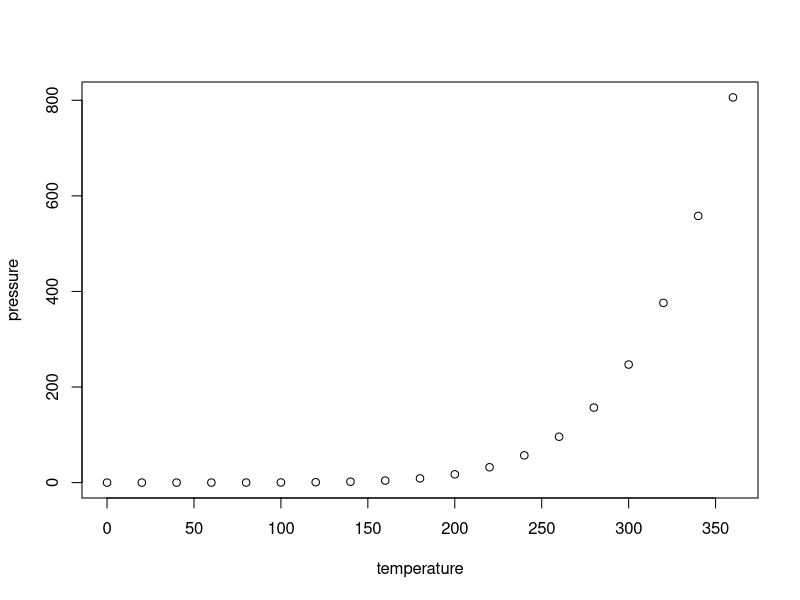
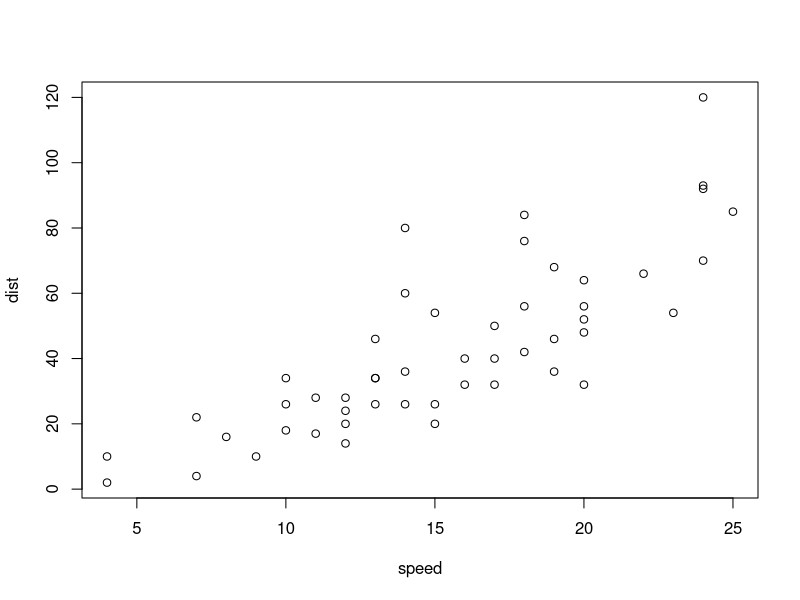
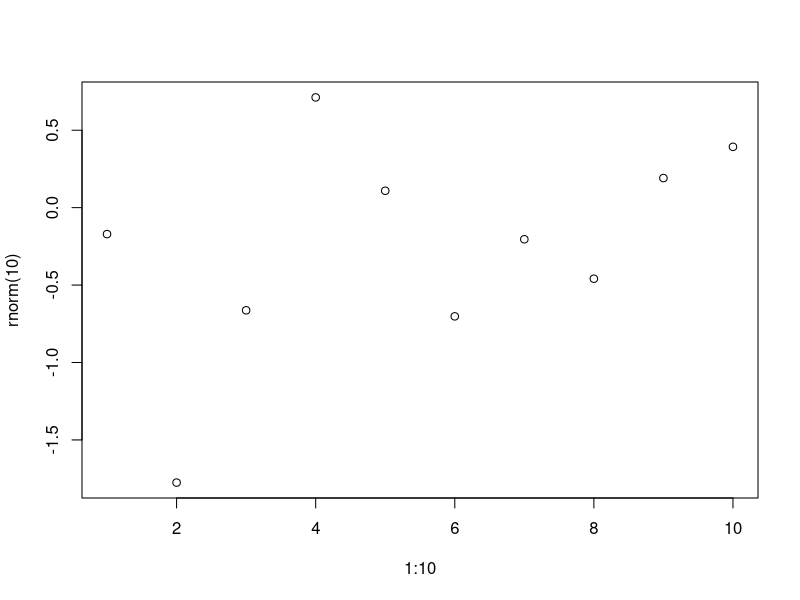
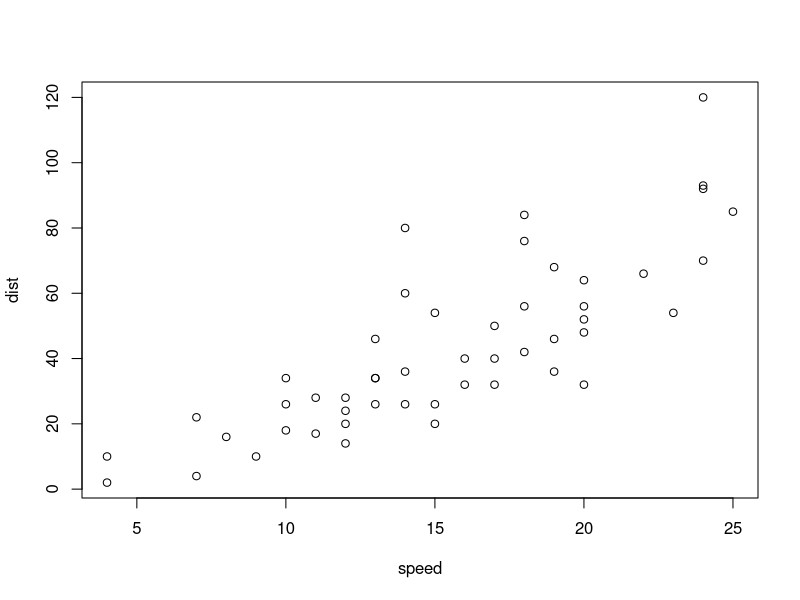
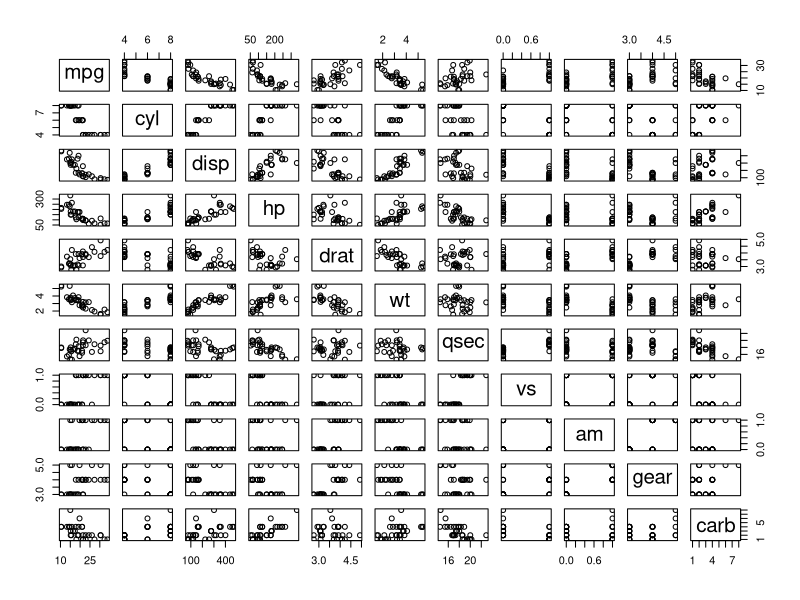
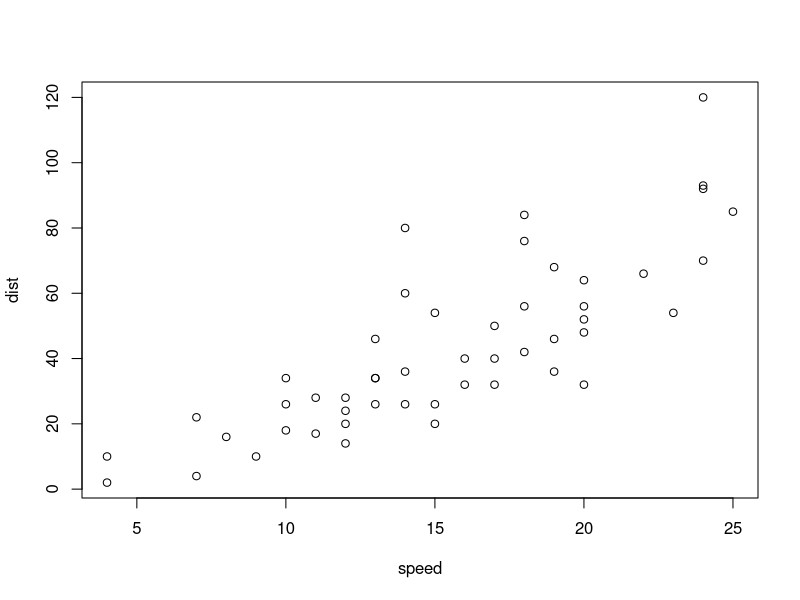
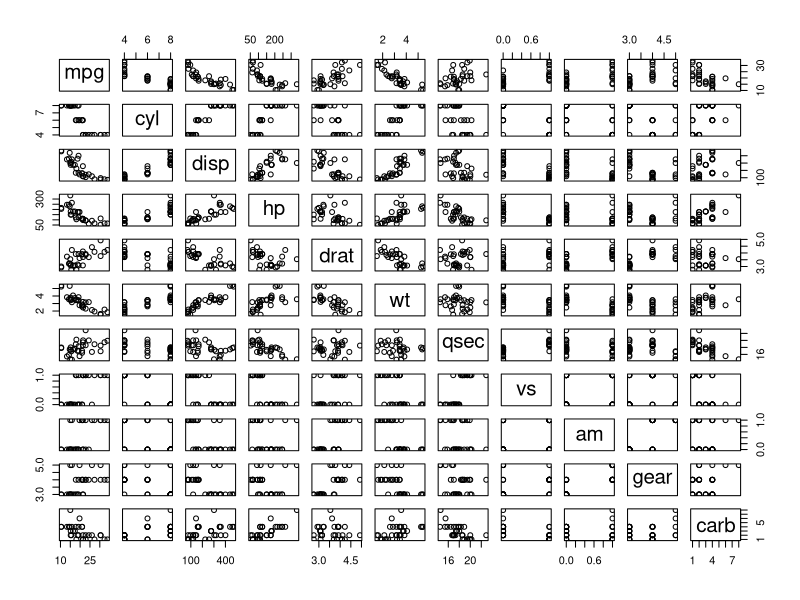
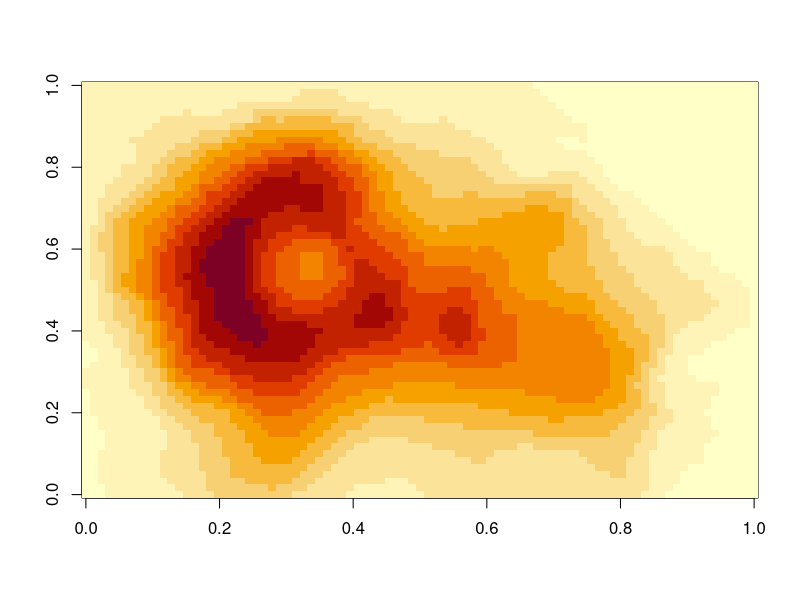

Write R code to recreate these figures, in order.
## ---- chunk 1
#| panzoom: true
#| label: fig-r-sub
#| layout-ncol: 2
#| fig-alt:
#|   - "Scatter plot of vapor pressure rising steeply with temperature"
#|   - "Scatter plot of stopping distance against speed for 50 cars"
#| fig-cap: >-
#|   Vapor pressure of mercury, and stopping distances of cars.
#| fig-subcap: ["Pressure", "Cars"]

plot(pressure)
plot(cars)
## ---- chunk 2
#| panzoom:
#|   group: r-graph
#|   description: Ten random points.
#| fig-alt: "Scatter plot of ten random points"
#| fig-cap: >-
#|   Ten random points against their index.

plot(1:10, rnorm(10))
## ---- chunk 3
#| lightbox:
#|   group: r-graph
#|   description: Stopping distance against speed.
#| fig-alt: "Scatter plot of stopping distance against speed for 50 cars"
#| fig-cap: "Stopping distance against speed for 50 cars."

plot(cars)
## ---- chunk 4
#| panzoom:
#|   group: cars
#|   description:
#|     - The mtcars data, each variable against every other.
#|     - Stopping distance against speed.
#| fig-alt:
#|   - >-
#|     Scatterplot matrix of the mtcars data, each variable plotted against
#|     every other
#|   - "Scatter plot of stopping distance against speed for 50 cars"
#| fig-cap:
#|   - "The mtcars data, each variable plotted against every other."
#|   - "Stopping distance against speed for 50 cars."

plot(mtcars)
plot(cars)
## ---- chunk 5
#| lightbox: false
#| fig-alt: >-
#|   Scatterplot matrix of the mtcars data, each variable plotted against every
#|   other
#| fig-cap: "The mtcars data, each variable plotted against every other."

plot(mtcars)
## ---- chunk 6
#| label: fig-plain
#| fig-alt: >-
#|   Heat map of the Maunga Whau volcano's heights, in yellow, orange, and red
#| fig-cap: >-
#|   Heights of Maunga Whau (Mount Eden), from pale yellow (low) to dark red
#|   (high).

image(z = volcano)
## ---- chunk 7
#| panzoom: true
#| lightbox:
#|   group: both
#|   description: Vapor pressure against temperature.
#| fig-alt: "Scatter plot of vapor pressure rising steeply with temperature"
#| fig-cap: "Vapor pressure of mercury against temperature."

plot(pressure)
